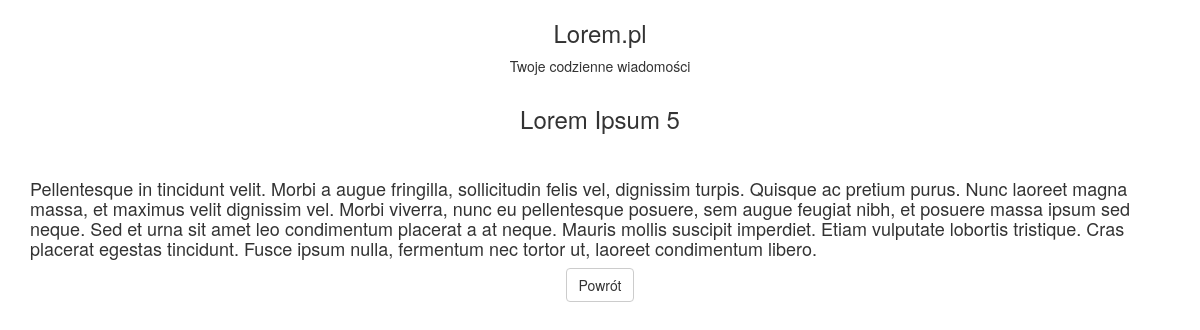
Page /czytaj.php?id=17 on the committed database.
### tables this page shows
CREATE TABLE IF NOT EXISTS `article` (
  `id` int(11) NOT NULL AUTO_INCREMENT,
  `img` varchar(30) NOT NULL,
  `title` varchar(199) NOT NULL,
  `description` varchar(1000) NOT NULL,
  PRIMARY KEY (`id`)
);

### czytaj.php (the view, shortened to what this page needs)
<html lang="pl">
<head>
	<link rel="stylesheet" href="style2.php">
	<link href="//netdna.bootstrapcdn.com/bootstrap/3.0.0/css/bootstrap.min.css" rel="stylesheet" id="bootstrap-css">
	<link href="https://unpkg.com/aos@2.3.1/dist/aos.css" rel="stylesheet">
</head>
<body>
	<div class="blog-section paddingTB60 "><?php session_start();
?><div class="container">
			<div class="row">
				<div class="site-heading text-center">
					<h3>Lorem.pl</h3>
					<p> Twoje codzienne wiadomości</p>
				</div>
			</div>
			<div class="row text-center">
				<div class="col-sm-12 col-md-12">
					<div class="blog-box">
						<div class="blog-box-content">
							<h3><?php $connect=mysqli_connect("localhost", "root", "", "lorem");
$connect->query("SET NAMES 'utf8' COLLATE 'utf8_general_ci'");
$connect->query("SET CHARSET utf8");
$id=$_GET['id'];
$result=mysqli_query($connect, "SELECT id, title, description, img FROM article WHERE id ='$id'");
while($row=mysqli_fetch_array($result)) {
	echo "<p>".$row['title'] .'</p>'.'<p>'."</p><br/>";
}
?></h3>
							<h4><?php $connect=mysqli_connect("localhost", "root", "", "lorem");
$connect->query("SET NAMES 'utf8' COLLATE 'utf8_general_ci'");
$connect->query("SET CHARSET utf8");
$id=$_GET['id'];
$result=mysqli_query($connect, "SELECT title, description FROM article WHERE id ='$id'");
while($row=mysqli_fetch_array($result)) {
	echo "<p class='text-left'>".$row['description']."</p>";
}
?></h4><?php echo "<a href='index.php' class='btn btn-default site-btn guzik'>Powrót</a>";
?>
						</div>
					</div>
				</div>
</body>
</html>

### rows in the picture
article: title "Lorem Ipsum 5", description "Pellentesque in tincidunt velit. Morbi a augue fringilla, sollicitudin felis vel, dignissim turpis. Quisque ac pretium purus. Nunc laoreet magna massa, et maximus velit dignissim vel. Morbi viverra, nunc eu pellentesque posuere, sem augue feugiat nibh, et posuere massa ipsum sed neque. Sed et urna sit amet leo condimentum placerat a at neque. Mauris mollis suscipit imperdiet. Etiam vulputate lobortis tristique. Cras placerat egestas tincidunt. Fusce ipsum nulla, fermentum nec tortor ut, laoreet condimentum libero."
